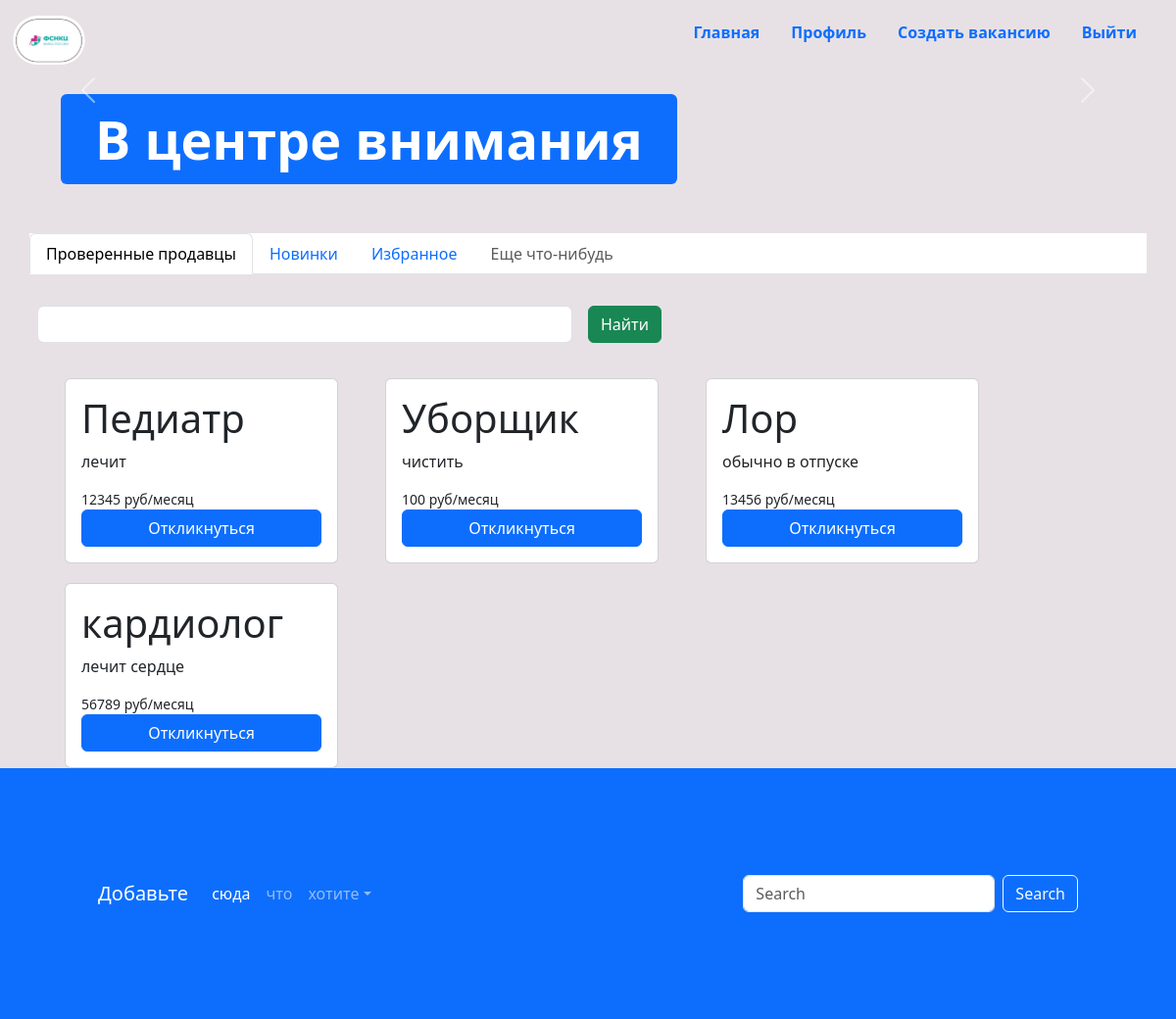
Page / (signed in) on the committed database.
### app_auth/models.py (models this page shows)
class Vacancy(models.Model):
    name_vacancy = models.CharField("Название вакансии", max_length=128)
    description = models.TextField('Описание')
    create_at = models.DateTimeField("Время создания", auto_now_add=True)
    salary = models.IntegerField("З/П (руб.месяц)")
    organization = models.CharField("Организация", max_length=255, blank=False)
    user = models.ForeignKey(User, verbose_name="Пользователь", on_delete=models.CASCADE)
    def get_url(self):
        return reverse('resume', kwargs={'pk': self.pk})

### app_auth/views.py (the view)
# urls.py: path('', index, name='index-page'),
def index(request):
    vacancies = Vacancy.objects.all()
    context = {'vacancies': vacancies}
    return render(request, 'app_auth/index.html', context)

### templates/app_auth/index.html (shortened to what this page needs)
{% extends 'base.html' %}
{% load static %}
{% block body %}
<div id="carouselExampleControls" class="carousel slide bg-primary" data-bs-ride="carousel">
  <button class="carousel-control-prev" type="button" data-bs-target="#carouselExampleControls" data-bs-slide="prev">
    <span class="carousel-control-prev-icon" aria-hidden="true"></span>
  </button>
  <button class="carousel-control-next" type="button" data-bs-target="#carouselExampleControls" data-bs-slide="next">
    <span class="carousel-control-next-icon" aria-hidden="true"></span>
  </button>
</div>
<div class="container" style="margin: 50px;">
  <div class="display-2">
    <span class="badge bg-primary">В центре внимания</span>
  </div>
</div>
<div class="container">
  <div class="row">
    <ul class="nav nav-tabs bg-white">
      <li class="nav-item">
        <a class="nav-link active" aria-current="page" href="#">Проверенные продавцы</a>
      </li>
      <li class="nav-item">
        <a class="nav-link" href="#">Новинки</a>
      </li>
      <li class="nav-item">
        <a class="nav-link" href="#">Избранное</a>
      </li>
      <li class="nav-item">
        <a class="nav-link disabled" href="#" tabindex="-1" aria-disabled="true">Еще что-нибудь</a>
      </li>
    </ul>
    <form class="row g-3" method="get">
      <div class="col-auto w-50">
        <input name="query" value="" type="text" class="form-control">
      </div>
      <div class="col-auto">
        <button type="submit" class="btn btn-success mb-3">Найти</button>
      </div>
    </form>
  </div>
  <div class="d-flex flex-wrap">
    {% for vacancy in vacancies %}
    <div class="card w-25 mx-4 p-3 " style="max-width: 1200px; margin-top: 20px;">
      <h1>{{ vacancy.name_vacancy }}</h1>
      <p>{{ vacancy.description }}</p>
      <small>{{ vacancy.salary }} руб/месяц</small>
      <a class="btn btn-primary"  href="{{ vacancy.get_url }}">Откликнуться</a>
    </div>
    {% endfor %}
  </div>
</div>
<footer style="padding: 100px;" class="bg-primary">
  <nav class="navbar navbar-expand-sm navbar-dark">
    <a class="navbar-brand" href="#">Добавьте</a>
    <div class="collapse navbar-collapse" id="collapsibleNavId">
      <ul class="navbar-nav me-auto mt-2 mt-lg-0">
        <li class="nav-item">
          <a class="nav-link active" href="#" aria-current="page">сюда</a>
        </li>
        <li class="nav-item">
          <a class="nav-link" href="#">что</a>
        </li>
        <li class="nav-item dropdown">
          <a class="nav-link dropdown-toggle" href="#" id="dropdownId" data-bs-toggle="dropdown" aria-haspopup="true"
             aria-expanded="false">хотите</a>
        </li>
      </ul>
      <form class="d-flex my-2 my-lg-0">
        <input class="form-control me-sm-2" type="text" placeholder="Search">
        <button class="btn btn-outline-light my-2 my-sm-0" type="submit">Search</button>
      </form>
    </div>
  </nav>
</footer>
{% endblock %}

### rows in the picture
Vacancy: name_vacancy "Педиатр", description "лечит", salary "12345"
Vacancy: name_vacancy "Уборщик", description "чистить", salary "100"
Vacancy: name_vacancy "Лор", description "обычно в отпуске", salary "13456"
Vacancy: name_vacancy "кардиолог", description "лечит сердце", salary "56789"
